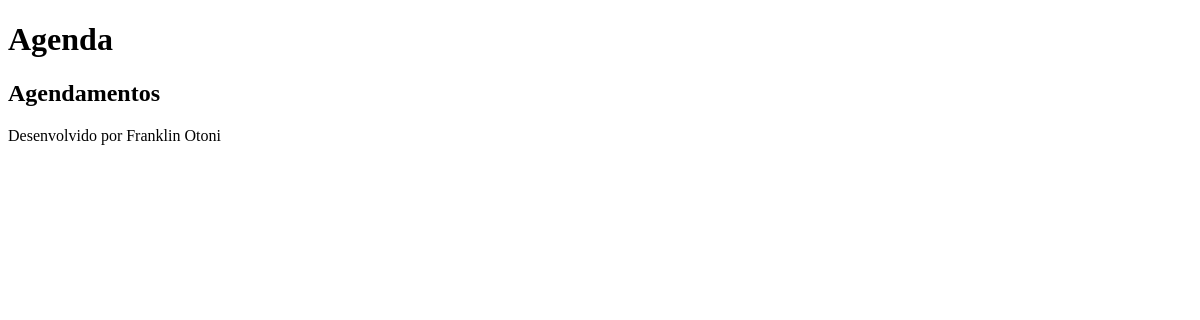
Page /agenda/ on the earlier database version.
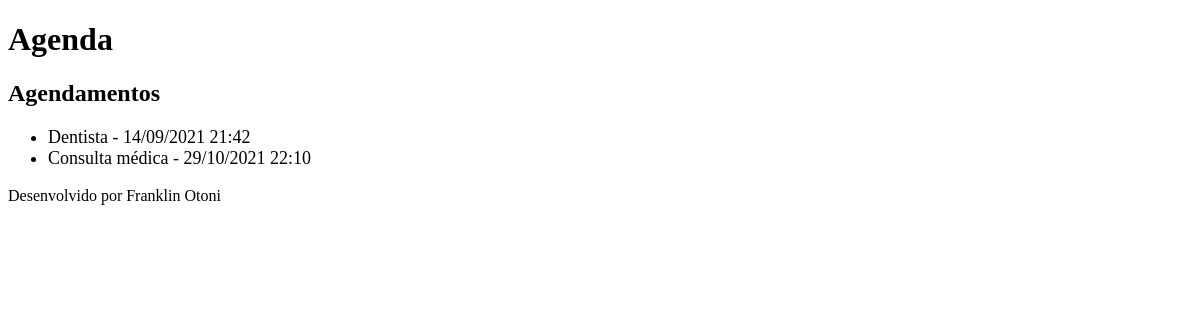
Same page on the later database version.
### core/models.py (models this page shows, shortened)
class Evento(models.Model):
    titulo = models.CharField(max_length=100)
    descricao = models.TextField(blank=True, null=True)
    local = models.TextField(max_length=120, blank=True, null=True)
    data_evento = models.DateTimeField(verbose_name="Data do Evento")
    data_criacao = models.DateTimeField(auto_now=True)
    usuario = models.ForeignKey(User, on_delete=models.CASCADE)
    class Meta:
        db_table = 'evento'
    def get_data_evento(self):
        return self.data_evento.strftime('%d/%m/%Y %H:%M')

### core/views.py (the view)
# urls.py: path('agenda/',views.lista_eventos),
def lista_eventos(request):
    evento = Evento.objects.all()
    dados = {'eventos':evento}
    return render(request, 'agenda.html', dados)

### templates/agenda.html
{% extends "model-page.html" %}
{% block content %}
    <h2>Agendamentos</h2>
    <ul style="font-size: 18px">
        {% for evento in eventos %}
            <li>{{evento.titulo}} - {{evento.get_data_evento}}</li>
        {% endfor %}
        </ul>
{% endblock %}

### templates/model-page.html
<!DOCTYPE html>
<html lang="en">
<head>
    {% include "model-header.html" %}
</head>
<body>
    {% block content %} {% endblock %}
    {% include "model-footer.html" %}
</body>
</html>

### templates/model-header.html (shortened to what this page needs)
    <h1>Agenda</h1>

### templates/model-footer.html
<p>Desenvolvido por Franklin Otoni</p>

Differences in the rows shown:
added Evento: titulo "Dentista", get_data_evento "14/09/2021 21:42"
added Evento: titulo "Consulta médica", get_data_evento "29/10/2021 22:10"
